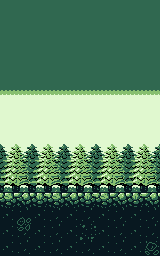

This is a level from a 2D game, rendered from its Tiled map with the project's own tilesets. A one-line summary and the complete map file follow:
An orthogonal 20x32 tile map with 8x8 px tiles, 1 tile layer (Tile Layer 1).

<map version="1.2" tiledversion="1.2.4" orientation="orthogonal" renderorder="right-down" width="20" height="32" tilewidth="8" tileheight="8" infinite="0" nextlayerid="4" nextobjectid="1">
 <tileset firstgid="1" source="Cave tileset.tsx" />
 <layer id="3" name="Tile Layer 1" width="20" height="32">
  <data encoding="csv">
83,83,83,83,83,83,83,83,83,83,83,83,83,83,83,83,83,83,83,83,
83,83,83,83,83,83,83,83,83,83,83,83,83,83,83,83,83,83,83,83,
83,83,83,83,83,83,83,83,83,83,83,83,83,83,83,83,83,83,83,83,
83,83,83,83,83,83,83,83,83,83,83,83,83,83,83,83,83,83,83,83,
83,83,83,83,83,83,83,83,83,83,83,83,83,83,83,83,83,83,83,83,
83,83,83,83,83,83,83,83,83,83,83,83,83,83,83,83,83,83,83,83,
83,83,83,83,83,83,83,83,83,83,83,83,83,83,83,83,83,83,83,83,
83,83,83,83,83,83,83,83,83,83,83,83,83,83,83,83,83,83,83,83,
83,83,83,83,83,83,83,83,83,83,83,83,83,83,83,83,83,83,83,83,
83,83,83,83,83,83,83,83,83,83,83,83,83,83,83,83,83,83,83,83,
83,83,83,83,83,83,83,83,83,83,83,83,83,83,83,83,83,83,83,83,
90,90,90,90,90,90,90,90,90,90,90,90,90,90,90,90,90,90,90,90,
111,111,111,111,111,111,111,111,111,111,111,111,111,111,111,111,111,111,111,111,
111,111,111,111,111,111,111,111,111,111,111,111,111,111,111,111,111,111,111,111,
111,111,111,111,111,111,111,111,111,111,111,111,111,111,111,111,111,111,111,111,
111,111,111,111,111,111,111,111,111,111,111,111,111,111,111,111,111,111,111,111,
111,111,111,111,111,111,111,111,111,111,111,111,111,111,111,111,111,111,111,111,
111,111,111,111,111,111,111,111,111,111,111,111,111,111,111,111,111,111,111,111,
105,106,107,108,105,106,107,108,105,106,107,108,105,106,107,108,105,106,107,108,
127,128,129,130,127,128,129,130,127,128,129,130,127,128,129,130,127,128,129,130,
149,150,151,152,149,150,151,152,149,150,151,152,149,150,151,152,149,150,151,152,
171,172,173,174,171,172,173,174,171,172,173,174,171,172,173,174,171,172,173,174,
193,194,195,196,193,194,195,196,193,194,195,196,193,194,195,196,193,194,195,196,
215,216,217,218,215,216,217,218,215,216,217,218,215,216,217,218,215,216,217,218,
7,8,3,4,5,6,7,8,3,4,5,6,7,8,3,4,5,6,3,4,
29,30,25,26,27,28,29,30,25,26,27,28,29,30,25,26,27,28,25,26,
91,92,93,94,91,92,93,94,91,92,93,94,91,92,93,94,91,92,93,94,
113,114,177,178,113,114,115,116,113,114,115,116,113,114,115,116,113,114,115,116,
91,92,199,200,91,92,93,94,91,92,118,119,91,92,93,94,91,92,93,94,
113,114,115,116,113,114,115,116,113,114,140,141,113,114,115,116,113,114,115,116,
91,92,93,94,91,92,93,94,91,92,93,94,91,92,93,94,91,92,181,182,
113,114,115,116,113,114,115,116,113,114,115,116,113,114,115,116,113,114,203,204
</data>
 </layer>
</map>